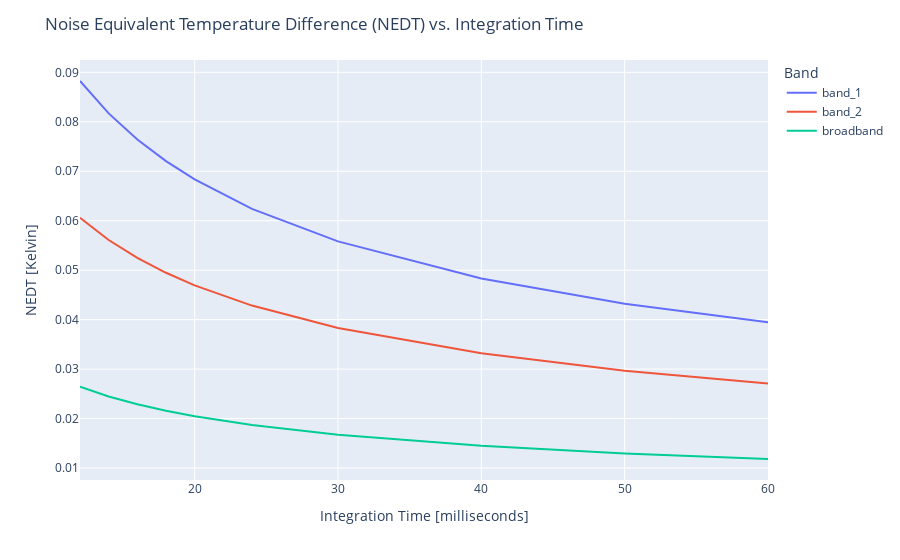

This figure's notebook cell:
### Code cell
px.line(NEDT_df, x='t_int', y=['band_1', 'band_2', 'broadband'], log_x=False, log_y=False).update_layout(
    title_text = "Noise Equivalent Temperature Difference (NEDT) vs. Integration Time",
    # subtitle_text = "test",
    xaxis_title = "Integration Time [milliseconds]",
    yaxis_title = "NEDT [Kelvin]",
    legend_title = "Band",
)

### Figure 1 — Plotly figure (JSON) as saved in the notebook; plotly's stock layout.template omitted (floating-point values rounded to 4 significant figures)
{"data": [{"hovertemplate": "variable=band_1<br>t_int=%{x}<br>value=%{y}<extra></extra>", "legendgroup": "band_1", "line": {"color": "#636efa", "dash": "solid"}, "mode": "lines", "name": "band_1", "orientation": "v", "showlegend": true, "type": "scatter", "x": [12, 14, 16, 18, 20, 24, 30, 40, 50, 60], "xaxis": "x", "y": [0.08825, 0.0817, 0.07643, 0.07206, 0.06836, 0.0624, 0.05581, 0.04834, 0.04323, 0.03947], "yaxis": "y"}, {"hovertemplate": "variable=band_2<br>t_int=%{x}<br>value=%{y}<extra></extra>", "legendgroup": "band_2", "line": {"color": "#EF553B", "dash": "solid"}, "mode": "lines", "name": "band_2", "orientation": "v", "showlegend": true, "type": "scatter", "x": [12, 14, 16, 18, 20, 24, 30, 40, 50, 60], "xaxis": "x", "y": [0.06059, 0.0561, 0.05247, 0.04947, 0.04693, 0.04284, 0.03832, 0.03319, 0.02968, 0.0271], "yaxis": "y"}, {"hovertemplate": "variable=broadband<br>t_int=%{x}<br>value=%{y}<extra></extra>", "legendgroup": "broadband", "line": {"color": "#00cc96", "dash": "solid"}, "mode": "lines", "name": "broadband", "orientation": "v", "showlegend": true, "type": "scatter", "x": [12, 14, 16, 18, 20, 24, 30, 40, 50, 60], "xaxis": "x", "y": [0.02643, 0.02447, 0.02289, 0.02158, 0.02047, 0.01869, 0.01672, 0.01448, 0.01295, 0.01182], "yaxis": "y"}], "layout": {"legend": {"title": {"text": "Band"}, "tracegroupgap": 0}, "margin": {"t": 60}, "title": {"text": "Noise Equivalent Temperature Difference (NEDT) vs. Integration Time"}, "xaxis": {"anchor": "y", "domain": [0, 1], "title": {"text": "Integration Time [milliseconds]"}}, "yaxis": {"anchor": "x", "domain": [0, 1], "title": {"text": "NEDT [Kelvin]"}}}}
